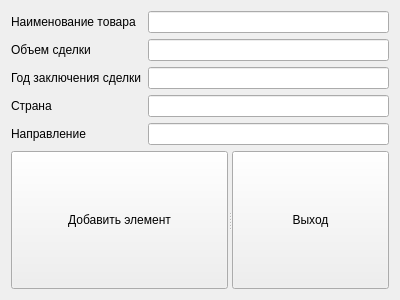
<?xml version="1.0" encoding="UTF-8"?>
<ui version="4.0">
 <class>DialogAdd</class>
 <widget class="QWidget" name="DialogAdd">
  <property name="geometry">
   <rect>
    <x>0</x>
    <y>0</y>
    <width>400</width>
    <height>300</height>
   </rect>
  </property>
  <property name="windowTitle">
   <string>Form</string>
  </property>
  <layout class="QGridLayout" name="gridLayout">
   <item row="0" column="0">
    <widget class="QLabel" name="label">
     <property name="text">
      <string>Наименование товара</string>
     </property>
    </widget>
   </item>
   <item row="0" column="1">
    <widget class="QLineEdit" name="leName"/>
   </item>
   <item row="1" column="0">
    <widget class="QLabel" name="label_2">
     <property name="text">
      <string>Объем сделки</string>
     </property>
    </widget>
   </item>
   <item row="1" column="1">
    <widget class="QLineEdit" name="leVolume"/>
   </item>
   <item row="2" column="0">
    <widget class="QLabel" name="label_3">
     <property name="text">
      <string>Год заключения сделки</string>
     </property>
    </widget>
   </item>
   <item row="2" column="1">
    <widget class="QLineEdit" name="leYear"/>
   </item>
   <item row="3" column="0">
    <widget class="QLabel" name="label_4">
     <property name="text">
      <string>Страна</string>
     </property>
    </widget>
   </item>
   <item row="3" column="1">
    <widget class="QLineEdit" name="leCountry"/>
   </item>
   <item row="4" column="0">
    <widget class="QLabel" name="label_5">
     <property name="text">
      <string>Направление</string>
     </property>
    </widget>
   </item>
   <item row="4" column="1">
    <widget class="QLineEdit" name="leDirection"/>
   </item>
   <item row="5" column="0" colspan="2">
    <widget class="QSplitter" name="splitter">
     <property name="orientation">
      <enum>Qt::Horizontal</enum>
     </property>
     <widget class="QPushButton" name="btnAdd">
      <property name="text">
       <string>Добавить элемент</string>
      </property>
     </widget>
     <widget class="QPushButton" name="btnExit">
      <property name="text">
       <string>Выход</string>
      </property>
     </widget>
    </widget>
   </item>
  </layout>
 </widget>
 <resources/>
 <connections/>
</ui>
